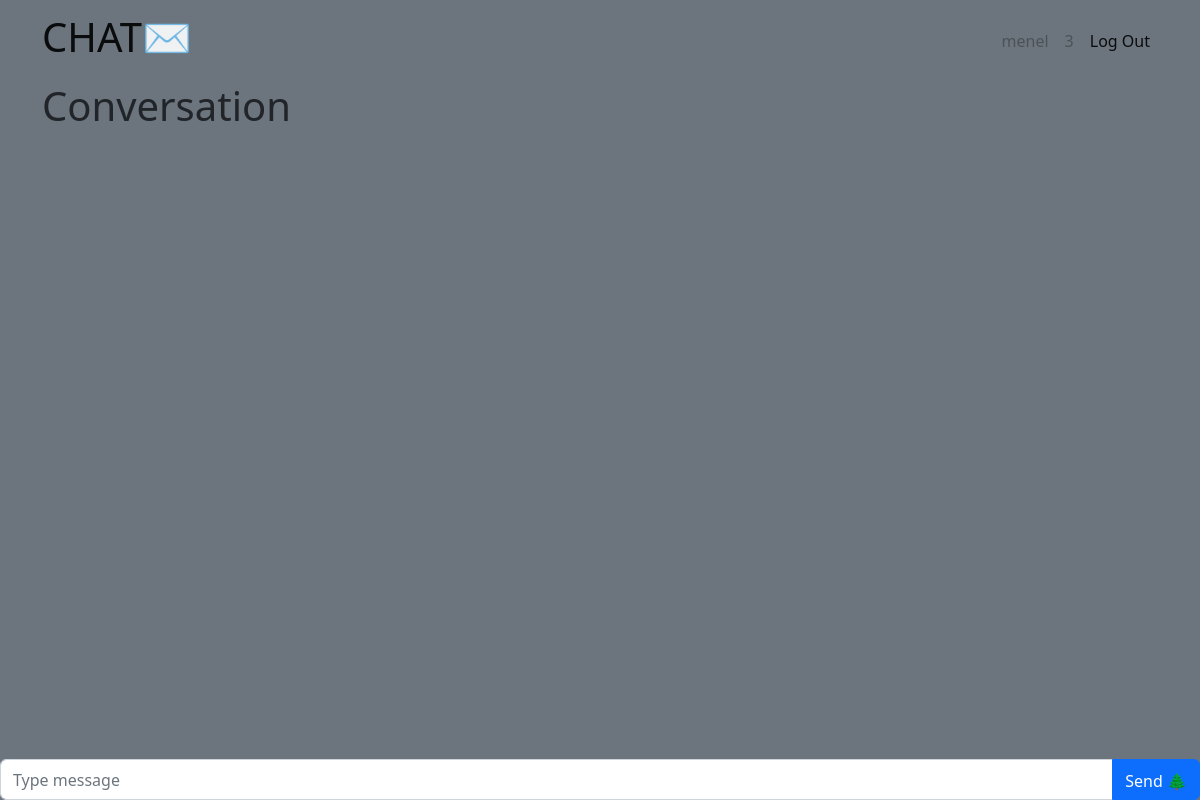
The app's page /conv/5 (signed in), older data.
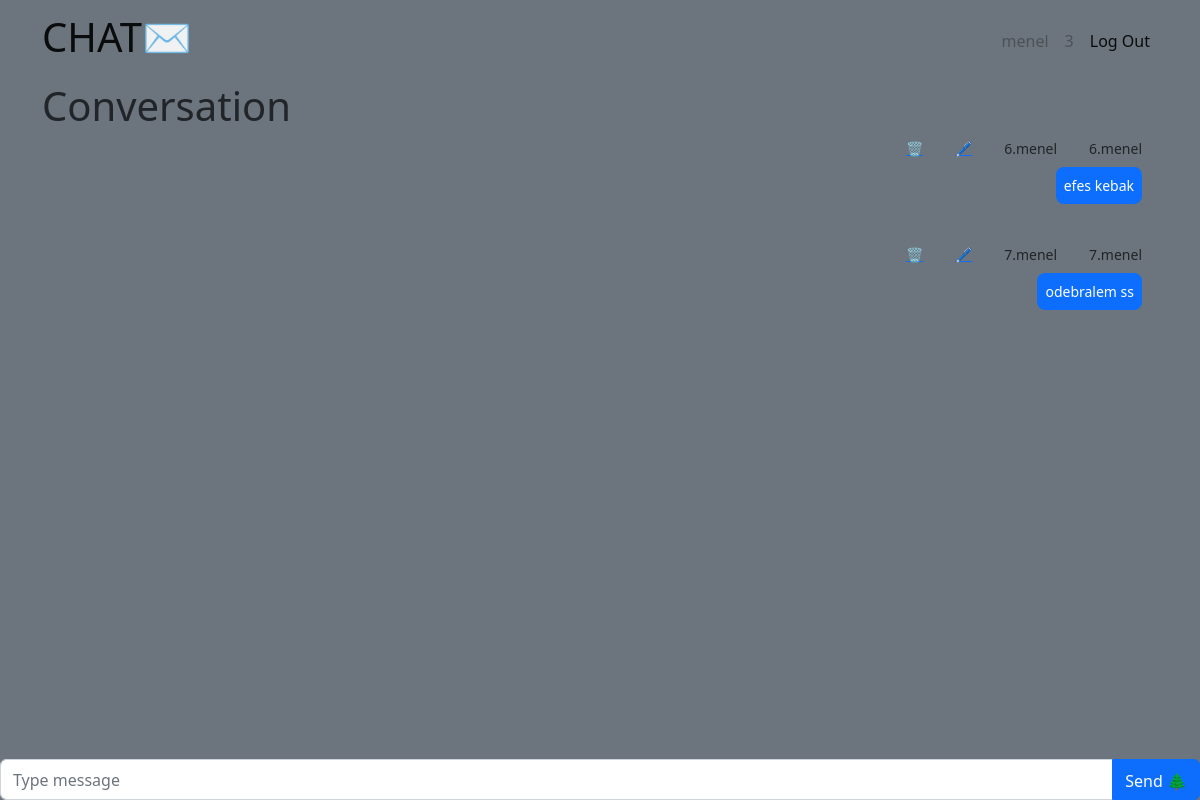
The same page, newer data.
### tables this page shows
CREATE TABLE message (
    id INTEGER PRIMARY KEY AUTOINCREMENT,
    author TEXT NOT NULL,
    value TEXT NOT NULL,
    date DATETIME NOT NULL,
    conv INTEGER
);

### chat/conv.py (the view, shortened to what this page needs)
@bp.route('/conv/<id>', methods=('GET', 'POST'))
@login_required
def conversation(id):
    db = get_db()
    messages = []
    try:
        messages = db.execute(
            f'SELECT * FROM message WHERE conv = {id}'
        ).fetchall()
        messages = messages[-50:]
        messages = [{k: item[k] for k in item.keys()} for item in messages]
    except Exception:
        pass
    for i in messages:
        i['date'] = datetime.strptime(i['date'], "%Y-%m-%d %H:%M:%S.%f")
        if i['date'] + timedelta(days=1) < datetime.now():
            i['date'] = datetime.strftime(i['date'], "%Y-%m-%d %H:%M")
        else:
            i['date'] = datetime.strftime(i['date'], "%H:%M")
        print(i['date'])
    user = -1
    uid = g.user['id']
    try:
        item = messages[-1]
        t = item['cuser']
        if item['cuser'] == uid:
            t = item['suser']
        user = db.execute(
                f'SELECT nickname FROM user WHERE id = {t}'
        ).fetchall()
        user = user[0]['nickname']
    except Exception:
        pass
    return render_template('chat/conversation.html', messages = messages, user=user, conv=id)

### chat/auth.py (called while the page is built)
@bp.before_app_request
def load_logged_in_user():
    user_id = session.get('user_id')
    if user_id is None:
        g.user = None
    else:
        g.user = get_db().execute(
            'SELECT * FROM user WHERE id = ?', (user_id,)
        ).fetchone()

def login_required(view):
    @functools.wraps(view)
    def wrapped_view(**kwargs):
        if g.user is None:
            return redirect(url_for('auth.login'))
        return view(**kwargs)
    return wrapped_view

### chat/db.py (called while the page is built)
def get_db():
    if 'db' not in g:
        g.db = sqlite3.connect(
            current_app.config['DATABASE'],
            detect_types=sqlite3.PARSE_DECLTYPES
        )
        g.db.row_factory = sqlite3.Row
    return g.db

### chat/templates/chat/conversation.html (shortened to what this page needs)
{% extends 'base.html' %}
{% block header %}
<h1>{% block title %}Conversation{% endblock %}</h1>
{% endblock %}
{% block content %}
<div class="row d-flex justify-content-center">
  {% for msg in messages %}
  <div class="d-flex {% if msg['author'] == g.user['nickname'] %}justify-content-end {% else %} justify-content-start{% endif %}">
    {% if msg['author'] == g.user['nickname'] %}
    <p class="small px-3 mb-1 text-muted">{{ msg['date'] }}</p>
      {% if msg['author'] == g.user['nickname'] %}
        <a class="small px-3 mb-1 card-link" href="{{ url_for('conv.delete', conv=conv, id=msg['id']) }}">🗑</a>
        <a class=" small px-3 mb-1 card-link" href="{{ url_for('conv.edit', conv=conv, id=msg['id']) }}">🖊</a>
      {% endif %}
    <p class="small px-3 mb-1">{{ msg['id'] }}.{{ msg['author'] }}</p>
    {% endif %}
    <p class="small px-3 mb-1">{{ msg['id'] }}.{{ msg['author'] }}</p>
  </div>
  <div
    class="d-flex flex-row {% if msg['author'] == g.user['nickname'] %}justify-content-end {% else %} justify-content-start{% endif %} mb-4 pt-1">
    <div>
      <p class="small p-2 me-3 mb-3 text-white rounded-3 {% if msg['author'] == g.user['nickname'] %}bg-primary {% else %} bg-primary{% endif %}">{{ msg['value'] }}</p>
    </div>
  </div>
  {% endfor %}
  </div>
  <form method="post" class="fixed-bottom">
    <div class="input-group mb-0">
      <input name="message" id="message" class="form-control" placeholder="Type message" value="{{ request.form['message'] }}" required></input>
      <button class="btn btn-primary" type="submit" id="button-addon2" style="padding-top: .55rem;">
        Send 🌲
      </button>
    </div>
  </form>
{% endblock %}

Row changes from the older to the newer data that the page shows:
added message: id "6", author "menel", value "efes kebak"
added message: id "7", author "menel", value "odebralem ss"
